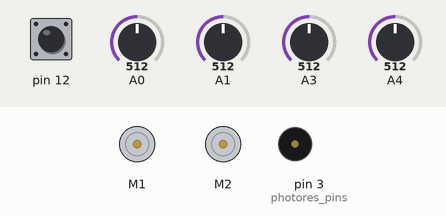
This sketch was run on a simulated Arduino Uno, built with avr-gcc and run on an emulated ATmega328P. On the bench: 2 × DC motor (green arrow = forward, orange = backward, longer = faster), buzzer (waves = sounding). The test bench sets the inputs (shaded band); at power-on: pin 12 HIGH, A0 = 512, A1 = 512, A3 = 512, A4 = 512.

Above: at 0.8 s.
0.9 s: pin 12 pulled LOW for 0.15 s
At 1.1 s:
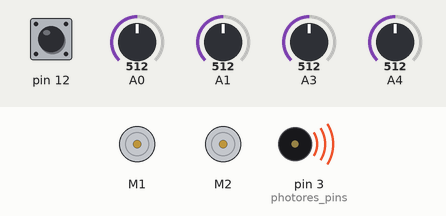
4.0 s: A0 set to 544
5.5 s: A0 set to 579
At 5.9 s:
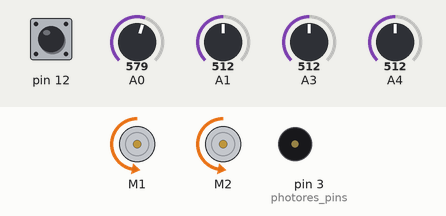
7.0 s: A1 set to 545
8.5 s: A1 set to 581
At 8.66 s:
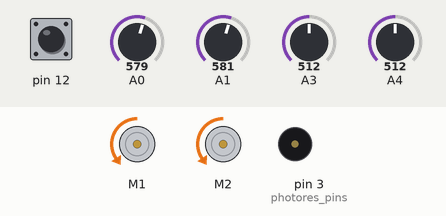
11.5 s: A0 set to 306
At 12.4 s:
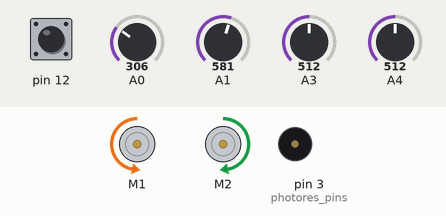
Timing chart, 0 to 14.0 s (numbered marks = the images above; inputs shaded):
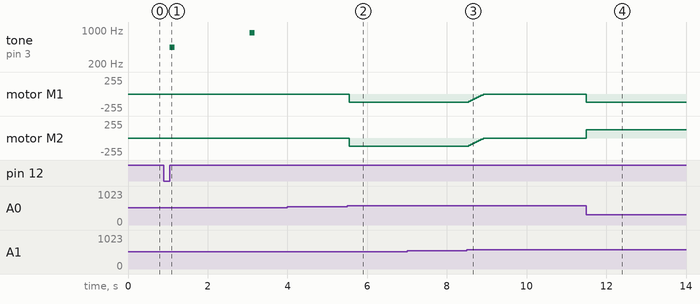

The sketch:

Inseguitore.ino
```cpp
#include <ZumoMotors.h>
#include <Pushbutton.h>
#include <ZumoBuzzer.h>

#define NUM_PHOTORES 4

// Number to add to the environment reading in order to get the final threshold
#define BASE_THRESH 50

// Defines the time between the button press and the calibration phase
#define BUTTON_DELAY 2000

// The greater this value is, the softer the changes between speeds will be
#define LOOP_DELAY 50

// Speed range 0 - 400
#define FORWARD_SPEED  200
#define REVERSE_SPEED -200
#define TURN_SPEED     200

// Define the pins assigned to the photoresistors
#define FW 4
#define SX 1
#define DX 3
#define BW 0

ZumoMotors motors;
Pushbutton leftButton(ZUMO_BUTTON);
Pushbutton rightButton(11);
ZumoBuzzer buzzer;

// photores_pins[] contains the pins corresponding to each sensor
const int photores_pins[]= {FW, SX, DX, BW };

// leftSpeedArray[] contains the speeds for the left motor corresponding to each direction (FW - SX - DX - BW)
const int leftSpeedArray[] = { FORWARD_SPEED, -TURN_SPEED, TURN_SPEED, REVERSE_SPEED };

// rightSpeedArray[] contains the speeds for the right motor corresponding to each direction (FW - SX - DX - BW)
const int rightSpeedArray[] = { FORWARD_SPEED, TURN_SPEED, -TURN_SPEED, REVERSE_SPEED };

// thresh[] is used to store the threshold for each sensor
int thresh[NUM_PHOTORES];

void setup()
{
  int i;

  // Starting calibration when leftButton is pressed and released
  leftButton.waitForButton();
  buzzer.playNote (NOTE_A(4), 125, 15);

  // Wait in order to avoid covering the sensors while pressing the button
  delay(BUTTON_DELAY);

  // For each sensor
  for(i = 0;i < NUM_PHOTORES; i++)
  {
    // Calibration of the sensors
    thresh[i] = analogRead(photores_pins[i]) + BASE_THRESH;
  }

  buzzer.playNote (NOTE_A(5), 125, 15);

  // End of calibration phase
}

void loop()
{
  static int leftSpeed, rightSpeed, prevSpeed, num, i;

  // For each sensor
  num = 0;
  for(i = 0; i < NUM_PHOTORES; i++)
  {
    // Read if the sensor is under the beam of light
    // and in this case save the speeds for the motors
    if( analogRead(photores_pins[i]) > thresh[i])
    {
      leftSpeed = leftSpeedArray[i];
      rightSpeed = rightSpeedArray[i];

      // Count how many sensors are under the light
      num++;
    }
  }

  // If more than one sensor is under the light
  if( num != 1 )
  {
    // If the robot was turning, then stop it
    if(prevSpeed == 0)
      leftSpeed = rightSpeed = 0;

    // If the robot was going forward, then slow it
    else if(prevSpeed > 0)
    {
      leftSpeed = rightSpeed = prevSpeed - (FORWARD_SPEED >> 3);
      if(leftSpeed < (FORWARD_SPEED >> 3))
        leftSpeed = rightSpeed = 0;
    }

    // If the robot was going backward, then slow it
    else
    {
      leftSpeed = rightSpeed = prevSpeed - (REVERSE_SPEED >> 3);
      if(leftSpeed > (REVERSE_SPEED >> 3))
        leftSpeed = rightSpeed = 0;
    }
  }

  // Set the speed for the motors
  motors.setSpeeds(leftSpeed, rightSpeed);

  // Save the average of the speeds
  prevSpeed = (leftSpeed + rightSpeed) >> 1;

  // Avoid sudden changes
  delay(LOOP_DELAY);
}
```

Measured:
- the behaviour switches between 562 and 563 on A0 (found by bisection; images 1 and 2)
- the behaviour switches between 562 and 563 on A1 (found by bisection; images 2 and 3)
- after the input at 0.9 s, tone on pin 3 (photores_pins): silent → 440 Hz after 0.15 s, → silent 0.13 s later, → 880 Hz 1.9 s later, → silent 0.13 s later
- after the input at 4.0 s, every drawn part: stays the same
- after the input at 5.5 s, motor M1, motor M2: stopped → backward 127/255 after 0.05 s
- after the input at 7.0 s, every drawn part: stays the same
- after the input at 8.5 s, motor M1, motor M2: backward 127/255 → stopped after 0.05 s
- after the input at 11.5 s, motor M1: stopped → backward 127/255 at once; motor M2: stopped → forward 127/255 at once
